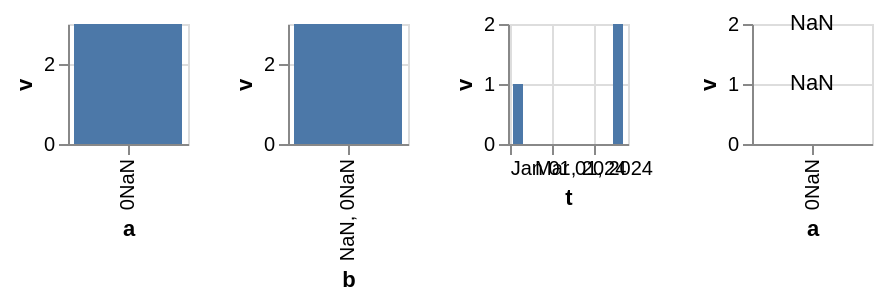

Write a Vega-Lite specification for this figure.
### Vega-Lite specification from a JSON file in a GitHub repository (floating-point values rounded to 4 significant figures)
{"$schema": "https://vega.github.io/schema/vega-lite/v6.json", "description": "A column of words told to read as dates, which upstream labels rather than refuses. `formatType: \"time\"` decides the *grammar* before the scale gets a say, and it reaches further than the labels: `isFieldOrDatumDefForTimeFormat` is `formatType === 'time' || (!formatType && isTemporalFieldDef(...))`, so the column is **parsed** as well — Vega-Lite writes `toDate(datum[\"a\"])` over it, `toDate` is `Date.parse` for anything that is not already a number or a date, and `Date.parse('one')` is `NaN` rather than nothing. Every row therefore carries the same NaN, the band collapses to a single entry, and the label is d3's arithmetic on an Invalid Date: every getter answers NaN, every NaN goes through the same padding, and the multi-format falls all the way through to `%Y` because `second(date) < date` is false rather than true. `0NaN` — three characters padded to four. The first row is that, unformatted; the second names a format, so the same NaN is written through `%b %d, %Y` and comes out ` NaN, 0NaN`, a name field contributing nothing where a number field says NaN. The third must not move: real dates, the same format, read the way they read anywhere. Three things here were wrong and each is one character wide, which is the point — the labels are turned on their side, so a label's *width* is the chart's height and the corpus differed by eight pixels nobody could account for. The fourth panel is what makes the *parse* visible rather than only its labels: a text mark over the same column, as a plain category. A nominal text channel writes `isValid(datum[\"a\"]) ? datum[\"a\"] : \"\" + datum[\"a\"]`, and `isValid` is false of a NaN exactly as it is of a null — so the second arm runs either way and prints the two apart, `NaN` against `null`. Without it every mutant of `toDate` survives, because a label coerces both to the same Invalid Date and the chart is otherwise the same size. The **empty string** is the one input `toDate` refuses outright — `_ == null || _ === '' ? null : parser(_)`, two guards and only these two — and it is pinned by `ToDateTest` rather than here, because a row carrying one puts a *null* into a stack and upstream keys a stack's groups by `JSON.stringify`, under which a NaN and a null are the same group. That is a separate divergence with a separate cause and it is recorded as its own task; a fixture carrying it would fail for a reason that has nothing to do with dates.", "data": {"values": [{"a": "one", "b": "two", "t": "2024-01-07", "v": 1}, {"a": "three", "b": "four", "t": "2024-03-19", "v": 2}]}, "hconcat": [{"width": 60, "height": 60, "mark": "bar", "encoding": {"x": {"field": "a", "type": "nominal", "axis": {"formatType": "time"}}, "y": {"field": "v", "type": "quantitative"}}}, {"width": 60, "height": 60, "mark": "bar", "encoding": {"x": {"field": "b", "type": "nominal", "axis": {"formatType": "time", "format": "%b %d, %Y"}}, "y": {"field": "v", "type": "quantitative"}}}, {"width": 60, "height": 60, "mark": "bar", "encoding": {"x": {"field": "t", "type": "temporal", "axis": {"format": "%b %d, %Y"}}, "y": {"field": "v", "type": "quantitative"}}}, {"width": 60, "height": 60, "mark": "text", "encoding": {"x": {"field": "a", "type": "nominal", "axis": {"formatType": "time"}}, "y": {"field": "v", "type": "quantitative"}, "text": {"field": "a", "type": "nominal"}}}]}
